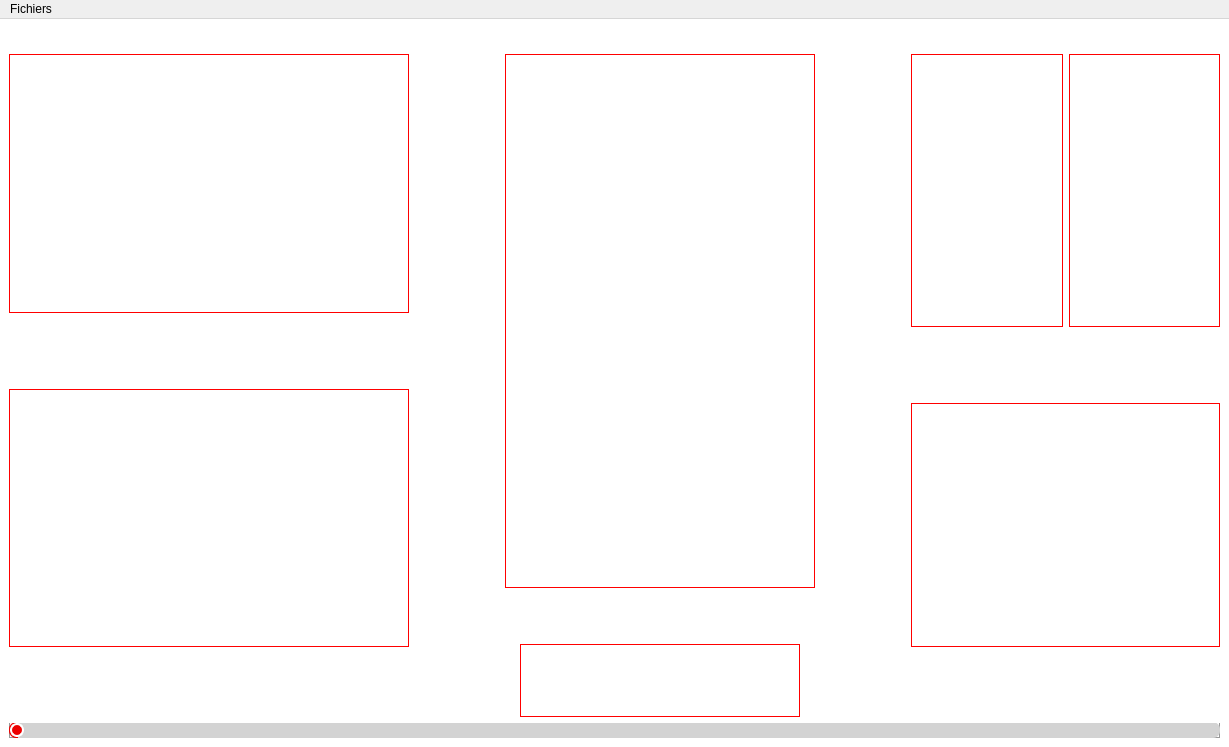
<?xml version="1.0" encoding="UTF-8"?>
<ui version="4.0">
 <class>MainWindow</class>
 <widget class="QMainWindow" name="MainWindow">
  <property name="geometry">
   <rect>
    <x>0</x>
    <y>0</y>
    <width>1229</width>
    <height>747</height>
   </rect>
  </property>
  <property name="windowTitle">
   <string>MainWindow</string>
  </property>
  <property name="styleSheet">
   <string notr="true"/>
  </property>
  <widget class="QWidget" name="centralwidget">
   <property name="styleSheet">
    <string notr="true">#centralwidget
{
	background: white;
}</string>
   </property>
   <layout class="QVBoxLayout" name="verticalLayout_5">
    <item>
     <layout class="QHBoxLayout" name="horizontalLayout_1">
      <item>
       <spacer name="horizontalSpacer">
        <property name="orientation">
         <enum>Qt::Horizontal</enum>
        </property>
        <property name="sizeType">
         <enum>QSizePolicy::Fixed</enum>
        </property>
        <property name="sizeHint" stdset="0">
         <size>
          <width>30</width>
          <height>20</height>
         </size>
        </property>
       </spacer>
      </item>
      <item>
       <widget class="QLabel" name="label">
        <property name="sizePolicy">
         <sizepolicy hsizetype="Minimum" vsizetype="Minimum">
          <horstretch>0</horstretch>
          <verstretch>0</verstretch>
         </sizepolicy>
        </property>
        <property name="maximumSize">
         <size>
          <width>150</width>
          <height>75</height>
         </size>
        </property>
        <property name="text">
         <string/>
        </property>
        <property name="pixmap">
         <pixmap>logo.jpg</pixmap>
        </property>
        <property name="scaledContents">
         <bool>true</bool>
        </property>
       </widget>
      </item>
      <item>
       <spacer name="horizontalSpacer_1">
        <property name="orientation">
         <enum>Qt::Horizontal</enum>
        </property>
        <property name="sizeHint" stdset="0">
         <size>
          <width>40</width>
          <height>20</height>
         </size>
        </property>
       </spacer>
      </item>
     </layout>
    </item>
    <item>
     <layout class="QHBoxLayout" name="horizontalLayout_2">
      <item>
       <layout class="QVBoxLayout" name="verticalLayout">
        <item>
         <widget class="PlotWidget" name="graphicsView">
          <property name="sizePolicy">
           <sizepolicy hsizetype="MinimumExpanding" vsizetype="MinimumExpanding">
            <horstretch>0</horstretch>
            <verstretch>0</verstretch>
           </sizepolicy>
          </property>
          <property name="minimumSize">
           <size>
            <width>400</width>
            <height>150</height>
           </size>
          </property>
          <property name="styleSheet">
           <string notr="true">QFrame
{
	border: 1px solid red;
}</string>
          </property>
         </widget>
        </item>
        <item>
         <spacer name="verticalSpacer_1">
          <property name="orientation">
           <enum>Qt::Vertical</enum>
          </property>
          <property name="sizeType">
           <enum>QSizePolicy::Fixed</enum>
          </property>
          <property name="sizeHint" stdset="0">
           <size>
            <width>20</width>
            <height>70</height>
           </size>
          </property>
         </spacer>
        </item>
        <item>
         <widget class="PlotWidget" name="graphicsView_2">
          <property name="sizePolicy">
           <sizepolicy hsizetype="MinimumExpanding" vsizetype="MinimumExpanding">
            <horstretch>0</horstretch>
            <verstretch>0</verstretch>
           </sizepolicy>
          </property>
          <property name="minimumSize">
           <size>
            <width>400</width>
            <height>150</height>
           </size>
          </property>
          <property name="styleSheet">
           <string notr="true">QFrame
{
	border: 1px solid red;
}</string>
          </property>
         </widget>
        </item>
        <item>
         <spacer name="verticalSpacer_2">
          <property name="orientation">
           <enum>Qt::Vertical</enum>
          </property>
          <property name="sizeType">
           <enum>QSizePolicy::Fixed</enum>
          </property>
          <property name="sizeHint" stdset="0">
           <size>
            <width>20</width>
            <height>70</height>
           </size>
          </property>
         </spacer>
        </item>
       </layout>
      </item>
      <item>
       <spacer name="horizontalSpacer_2">
        <property name="orientation">
         <enum>Qt::Horizontal</enum>
        </property>
        <property name="sizeType">
         <enum>QSizePolicy::Fixed</enum>
        </property>
        <property name="sizeHint" stdset="0">
         <size>
          <width>90</width>
          <height>20</height>
         </size>
        </property>
       </spacer>
      </item>
      <item>
       <layout class="QVBoxLayout" name="verticalLayout_2">
        <item>
         <widget class="QFrame" name="frame_3">
          <property name="sizePolicy">
           <sizepolicy hsizetype="MinimumExpanding" vsizetype="MinimumExpanding">
            <horstretch>0</horstretch>
            <verstretch>0</verstretch>
           </sizepolicy>
          </property>
          <property name="minimumSize">
           <size>
            <width>200</width>
            <height>400</height>
           </size>
          </property>
          <property name="styleSheet">
           <string notr="true">QFrame
{
	border: 1px solid red;
}</string>
          </property>
          <property name="frameShape">
           <enum>QFrame::StyledPanel</enum>
          </property>
          <property name="frameShadow">
           <enum>QFrame::Raised</enum>
          </property>
         </widget>
        </item>
        <item>
         <spacer name="verticalSpacer_3">
          <property name="orientation">
           <enum>Qt::Vertical</enum>
          </property>
          <property name="sizeType">
           <enum>QSizePolicy::Fixed</enum>
          </property>
          <property name="sizeHint" stdset="0">
           <size>
            <width>20</width>
            <height>50</height>
           </size>
          </property>
         </spacer>
        </item>
        <item>
         <layout class="QHBoxLayout" name="horizontalLayout_4">
          <item>
           <spacer name="horizontalSpacer_5">
            <property name="orientation">
             <enum>Qt::Horizontal</enum>
            </property>
            <property name="sizeHint" stdset="0">
             <size>
              <width>0</width>
              <height>20</height>
             </size>
            </property>
           </spacer>
          </item>
          <item>
           <widget class="QWidget" name="widget" native="true">
            <property name="sizePolicy">
             <sizepolicy hsizetype="Fixed" vsizetype="Fixed">
              <horstretch>0</horstretch>
              <verstretch>0</verstretch>
             </sizepolicy>
            </property>
            <property name="minimumSize">
             <size>
              <width>280</width>
              <height>73</height>
             </size>
            </property>
            <property name="styleSheet">
             <string notr="true">#widget
{
	border: 1px solid red;
}</string>
            </property>
            <layout class="QHBoxLayout" name="horizontalLayout"/>
           </widget>
          </item>
          <item>
           <spacer name="horizontalSpacer_4">
            <property name="orientation">
             <enum>Qt::Horizontal</enum>
            </property>
            <property name="sizeHint" stdset="0">
             <size>
              <width>0</width>
              <height>20</height>
             </size>
            </property>
           </spacer>
          </item>
         </layout>
        </item>
       </layout>
      </item>
      <item>
       <spacer name="horizontalSpacer_3">
        <property name="orientation">
         <enum>Qt::Horizontal</enum>
        </property>
        <property name="sizeType">
         <enum>QSizePolicy::Fixed</enum>
        </property>
        <property name="sizeHint" stdset="0">
         <size>
          <width>90</width>
          <height>20</height>
         </size>
        </property>
       </spacer>
      </item>
      <item>
       <layout class="QVBoxLayout" name="verticalLayout_3">
        <item>
         <layout class="QHBoxLayout" name="horizontalLayout_3">
          <item>
           <widget class="QFrame" name="frame_4">
            <property name="sizePolicy">
             <sizepolicy hsizetype="MinimumExpanding" vsizetype="MinimumExpanding">
              <horstretch>0</horstretch>
              <verstretch>0</verstretch>
             </sizepolicy>
            </property>
            <property name="minimumSize">
             <size>
              <width>75</width>
              <height>273</height>
             </size>
            </property>
            <property name="styleSheet">
             <string notr="true">QFrame
{
	border: 1px solid red;
}</string>
            </property>
            <property name="frameShape">
             <enum>QFrame::StyledPanel</enum>
            </property>
            <property name="frameShadow">
             <enum>QFrame::Raised</enum>
            </property>
           </widget>
          </item>
          <item>
           <widget class="QFrame" name="frame_5">
            <property name="sizePolicy">
             <sizepolicy hsizetype="MinimumExpanding" vsizetype="MinimumExpanding">
              <horstretch>0</horstretch>
              <verstretch>0</verstretch>
             </sizepolicy>
            </property>
            <property name="minimumSize">
             <size>
              <width>75</width>
              <height>273</height>
             </size>
            </property>
            <property name="styleSheet">
             <string notr="true">QFrame
{
	border: 1px solid red;
}</string>
            </property>
            <property name="frameShape">
             <enum>QFrame::StyledPanel</enum>
            </property>
            <property name="frameShadow">
             <enum>QFrame::Raised</enum>
            </property>
           </widget>
          </item>
         </layout>
        </item>
        <item>
         <spacer name="verticalSpacer_4">
          <property name="orientation">
           <enum>Qt::Vertical</enum>
          </property>
          <property name="sizeType">
           <enum>QSizePolicy::Fixed</enum>
          </property>
          <property name="sizeHint" stdset="0">
           <size>
            <width>20</width>
            <height>70</height>
           </size>
          </property>
         </spacer>
        </item>
        <item>
         <widget class="PlotWidget" name="graphicsView_3">
          <property name="sizePolicy">
           <sizepolicy hsizetype="MinimumExpanding" vsizetype="MinimumExpanding">
            <horstretch>0</horstretch>
            <verstretch>0</verstretch>
           </sizepolicy>
          </property>
          <property name="minimumSize">
           <size>
            <width>295</width>
            <height>100</height>
           </size>
          </property>
          <property name="styleSheet">
           <string notr="true">QFrame
{
	border: 1px solid red;
}</string>
          </property>
         </widget>
        </item>
        <item>
         <spacer name="verticalSpacer_5">
          <property name="orientation">
           <enum>Qt::Vertical</enum>
          </property>
          <property name="sizeType">
           <enum>QSizePolicy::Fixed</enum>
          </property>
          <property name="sizeHint" stdset="0">
           <size>
            <width>20</width>
            <height>70</height>
           </size>
          </property>
         </spacer>
        </item>
       </layout>
      </item>
     </layout>
    </item>
    <item>
     <widget class="QSlider" name="horizontalSlider">
      <property name="enabled">
       <bool>true</bool>
      </property>
      <property name="styleSheet">
       <string notr="true">#horizontalSlider::groove:horizontal {
	border: 1px solid #999999;
	height: 14px;
	border-radius: 9px;
}

#horizontalSlider::handle:horizontal {
	width: 10px;
    height: 16px;
    border-top-right-radius: 7px;
    border-bottom-right-radius: 7px;
    border-top-left-radius: 7px;
    border-bottom-left-radius: 7px;
    border: 2px solid white;
    background: rgb(236, 0, 0);
 	/*background-image: url(:/slider.png);*/
}

#horizontalSlider::add-page:qlineargradient {
background: lightgrey;
border-top-right-radius: 7px;
border-bottom-right-radius: 7px;
border-top-left-radius: 0px;
border-bottom-left-radius: 0px;
}

#horizontalSlider::sub-page:qlineargradient {
background: rgb(236, 0, 0);
border-top-right-radius: 0px;
border-bottom-right-radius: 0px;
border-top-left-radius: 7px;
border-bottom-left-radius: 7px;
}</string>
      </property>
      <property name="maximum">
       <number>100</number>
      </property>
      <property name="pageStep">
       <number>1</number>
      </property>
      <property name="sliderPosition">
       <number>0</number>
      </property>
      <property name="tracking">
       <bool>true</bool>
      </property>
      <property name="orientation">
       <enum>Qt::Horizontal</enum>
      </property>
      <property name="tickPosition">
       <enum>QSlider::NoTicks</enum>
      </property>
     </widget>
    </item>
   </layout>
  </widget>
  <widget class="QMenuBar" name="menuBar">
   <property name="geometry">
    <rect>
     <x>0</x>
     <y>0</y>
     <width>1229</width>
     <height>26</height>
    </rect>
   </property>
   <widget class="QMenu" name="menuFichiers">
    <property name="title">
     <string>Fichiers</string>
    </property>
    <addaction name="actionNouvelle_acquisition"/>
    <addaction name="actionOuvrir_un_fichier_CSV"/>
   </widget>
   <addaction name="menuFichiers"/>
  </widget>
  <action name="actionNouvelle_acquisition">
   <property name="text">
    <string>Nouvelle acquisition</string>
   </property>
  </action>
  <action name="actionOuvrir_un_fichier_CSV">
   <property name="text">
    <string>Ouvrir un fichier CSV</string>
   </property>
  </action>
 </widget>
 <customwidgets>
  <customwidget>
   <class>PlotWidget</class>
   <extends>QGraphicsView</extends>
   <header>pyqtgraph</header>
  </customwidget>
 </customwidgets>
 <resources/>
 <connections/>
</ui>
